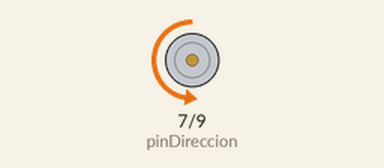
Bench run of a sketch on a simulated Arduino Uno, built with avr-gcc and run on an emulated ATmega328P. Shown: direction and speed pins drawn as motors (green arrow = direction pin HIGH = forward, orange = LOW = backward, longer = more drive).

Above: at 2.5 s.
At 7.5 s:
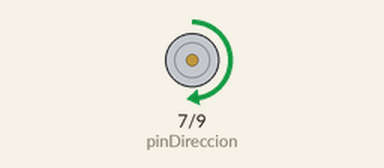
Timing chart, 0 to 13.0 s (numbered marks = the images above):
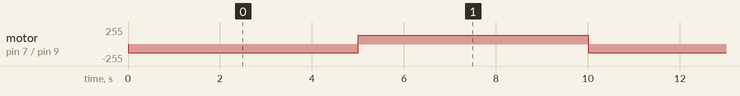

The sketch:

ARDUINO-Tst_BrushMotor_JEVG.ino
```cpp
// Definir los pines de conexión
const int pinPWM = 9;   // Puerto de control de velocidad (PWM)
const int pinDireccion = 7; // Control de avance y retroceso

void setup() {
  // Configurar los pines como salidas
  pinMode(pinPWM, OUTPUT);
  pinMode(pinDireccion, OUTPUT);

  // Establecer la dirección inicial del motor
  digitalWrite(pinDireccion, LOW); // Baja para avance (CW), Alta para retroceso (CCW)
}

void loop() {
  // Establecer la velocidad del motor
  // Puedes cambiar el valor '128' con cualquier valor entre 0 (motor parado) y 255 (velocidad máxima)
  analogWrite(pinPWM, 128);

  // Cambiar la dirección después de un tiempo
  delay(5000); // El motor gira en una dirección por 5 segundos
  digitalWrite(pinDireccion, HIGH); // Cambiar la dirección de rotación
  delay(5000); // El motor gira en la dirección opuesta por 5 segundos
  digitalWrite(pinDireccion, LOW); // Volver a la dirección original
}
```

Measured:
- by itself, motor on pin 7 (pinDireccion) / pin 9 (pinPWM): alternates forward 128/255 for 5.0 s and backward 128/255 for 5.0 s
